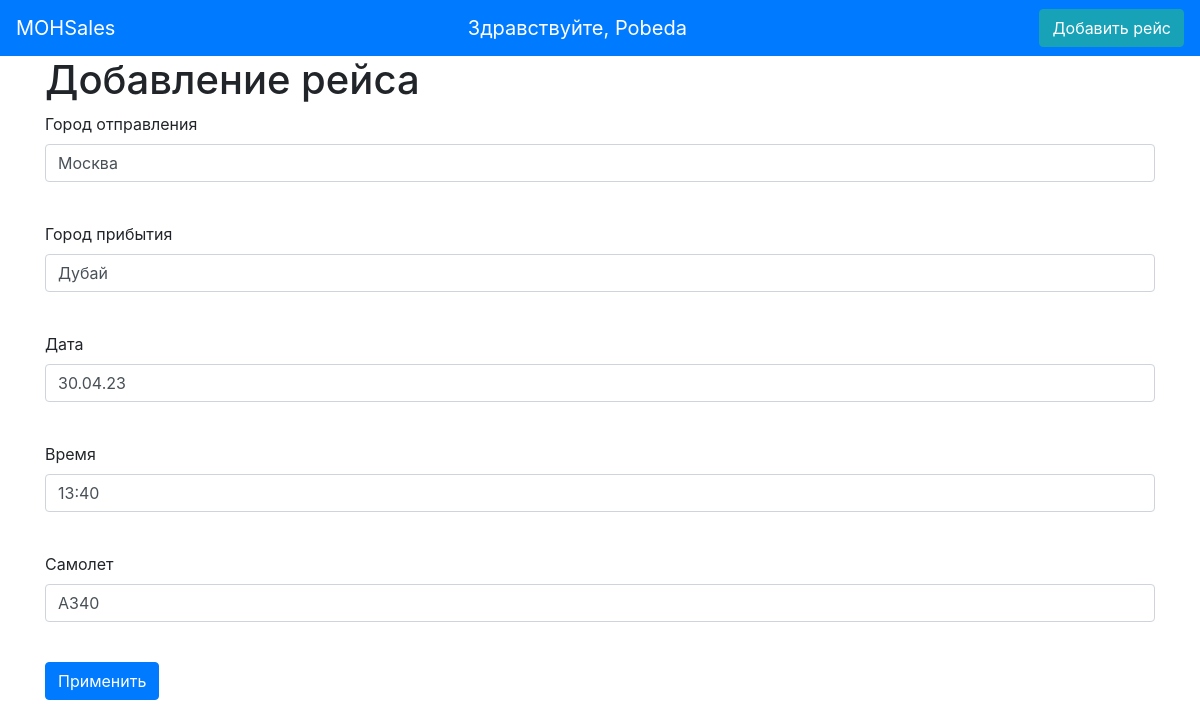
The page /flt/3 (signed in) on the database its author committed.
### data/users.py (models this page shows, shortened)
class User(SqlAlchemyBase, UserMixin, SerializerMixin):
    __tablename__ = 'users'
    id = sqlalchemy.Column(sqlalchemy.Integer,
                           primary_key=True, autoincrement=True)
    name = sqlalchemy.Column(sqlalchemy.String, nullable=True)
    email = sqlalchemy.Column(sqlalchemy.String,
                              index=True, unique=True, nullable=True)
    hashed_password = sqlalchemy.Column(sqlalchemy.String, nullable=True)
    flights = orm.relationship("Flights", back_populates='user')

### data/flights.py (models this page shows)
class Flights(SqlAlchemyBase, SerializerMixin):
    __tablename__ = 'flights'
    id = sqlalchemy.Column(sqlalchemy.Integer,
                           primary_key=True, autoincrement=True)
    city1 = sqlalchemy.Column(sqlalchemy.String, nullable=True)
    city2 = sqlalchemy.Column(sqlalchemy.String, nullable=True)
    date = sqlalchemy.Column(sqlalchemy.String)
    time = sqlalchemy.Column(sqlalchemy.String)
    plane = sqlalchemy.Column(sqlalchemy.String)
    user_id = sqlalchemy.Column(sqlalchemy.Integer,
                                sqlalchemy.ForeignKey("users.id"))
    user = orm.relationship('User')

### server.py (the view, shortened to what this page needs)
@app.route('/flt/<int:id>', methods=['GET', 'POST'])
@login_required
def edit_flt(id):
    form = FlightForm()
    if request.method == "GET":
        db_sess = db_session.create_session()
        flt = db_sess.query(Flights).filter(Flights.id == id,
                                            Flights.user == current_user
                                            ).first()
        if flt:
            form.city1.data = flt.city1
            form.city2.data = flt.city2
            form.date.data = flt.date
            form.time.data = flt.time
            form.plane.data = flt.plane
        else:
            abort(404)
    return render_template('flt.html',
                           title='Редактирование новости',
                           form=form
                           )

### forms/flights.py
class FlightForm(FlaskForm):
    city1 = StringField('Город отправления', validators=[DataRequired()])
    city2 = StringField('Город прибытия', validators=[DataRequired()])
    date = StringField('Дата', default='12.12.23')
    time = StringField('Время', default='12:12')
    plane = StringField('Самолет', default='B737')
    submit = SubmitField('Применить')

### data/db_session.py (called while the page is built)
def create_session() -> Session:
    global __factory
    return __factory()

### server.py (called while the page is built)
@login_manager.user_loader
def load_user(user_id):
    db_sess = db_session.create_session()
    return db_sess.query(User).get(user_id)

### templates/flt.html (shortened to what this page needs)
{% extends "base.html" %}
{% block content %}
<h1>Добавление рейса</h1>
<form action="" method="post">
    <p>
        {{ form.city1.label }}<br>
        {{ form.city1(class="form-control") }}<br>
    </p>
    <p>
        {{ form.city2.label }}<br>
        {{ form.city2(class="form-control") }}<br>
    </p>
    <p>
        {{ form.date.label }}<br>
        {{ form.date(class="form-control") }}<br>
    </p>
    <p>
        {{ form.time.label }}<br>
        {{ form.time(class="form-control") }}<br>
    </p>
    <p>
        {{ form.plane.label }}<br>
        {{ form.plane(class="form-control") }}<br>
    </p>
    <p>{{ form.submit(type="submit", class="btn btn-primary") }}</p>
</form>
{% endblock %}

### templates/base.html (shortened to what this page needs)
<!doctype html>
<html lang="en">
<head>
    <link rel="stylesheet"
          href="https://stackpath.bootstrapcdn.com/bootstrap/4.4.1/css/bootstrap.min.css"
>
</head>
<body>
<header>
    <nav class="navbar sticky-top navbar-dark bg-primary">
        <a class="navbar-brand" href="/">MOHSales</a>
        {% if current_user.is_authenticated %}
        <a class="navbar-brand" href="/logout">Здравствуйте, {{ current_user.name }}</a>
        <a href="flt" class="btn btn-info">Добавить рейс</a>
        {% else %}
        <p>
            <a class="btn btn-warning" href="/bilets">Ваши билеты</a>
            <a class="btn btn-dark" href="/register">Зарегистрировать авиакомпанию</a>
            <a class="btn btn-success" href="/login">Войти в аккаунт авиакомпании</a>
        </p>
        {% endif %}
    </nav>
</header>
<main role="main" class="container">
    {% block content %}{% endblock %}
</main>
</body>
</html>

### rows shown on the page
User: name "Pobeda"
Flights: city1 "Москва", city2 "Дубай", date "30.04.23", time "13:40", plane "A340"
